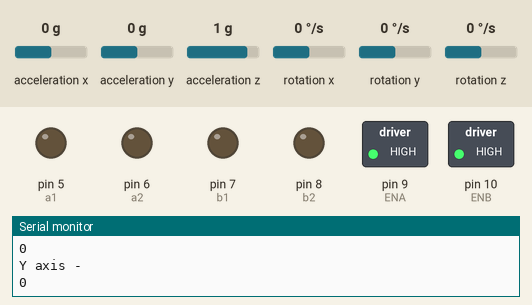
Bench run of a sketch on a simulated Arduino Uno, built with avr-gcc and run on an emulated ATmega328P. Parts: switched loads named in the sketch (green lamp = pin HIGH), output pins drawn as LEDs (lit = HIGH), the last lines printed to the serial monitor. Wiring (inferred from the names in the program): MPU-6050 motion sensor at I2C address 0x68. The inputs (shaded band) are chosen by the test bench; at power-on: acceleration x 0 g, acceleration y 0 g, acceleration z 1 g, rotation x 0 °/s, rotation y 0 °/s, rotation z 0 °/s.

Above: at 1.2 s.
1.3 s: acceleration x set to -0.3 g
2.8 s: acceleration x set to -0.6 g
At 4.0 s:
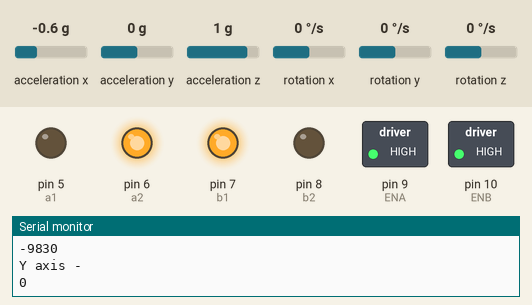
4.5 s: acceleration x set to 0.8 g
At 5.7 s:
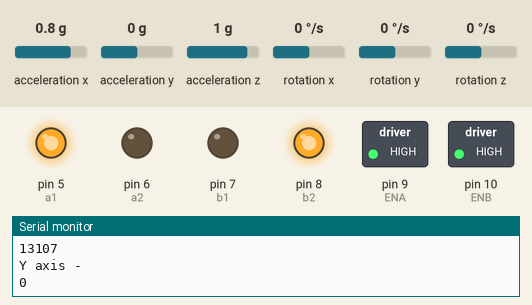
6.1 s: acceleration x set to 0.2 g
7.6 s: acceleration x set to -0.1 g
At 8.6 s:
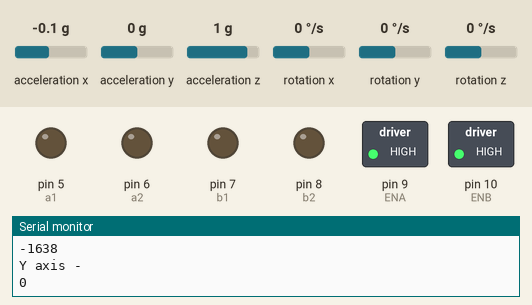
9.2 s: acceleration y set to -0.4 g
10.7 s: acceleration y set to -0.7 g
At 11.5 s:
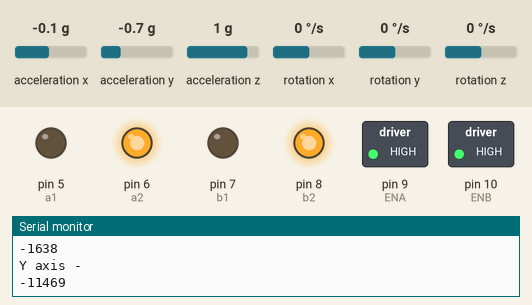
Timing chart, 0 to 13.2 s (numbered marks = the images above; inputs shaded):
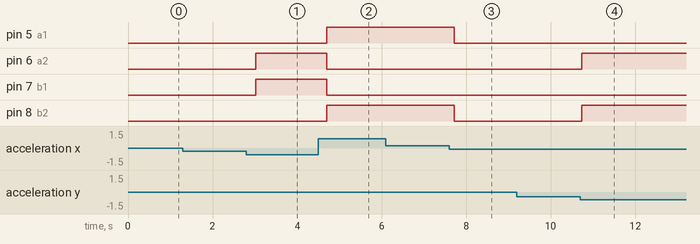

The sketch:

gesture_based_car.ino
```cpp
// pin 5 & pin 6 of the arduino are for left motor and pin 7 & pin 8 are for the right motor.
// motor driver l293d is used here
// EN-A = pin 9 & EN-B = pin 10 must be kept in "HIGH" state
// For communicating with MPU module I2C protocol is used


int a1=5;
int a2=6;
int b1=7;
int b2=8;
int ENA=9;
int ENB=10;
int INT=2;

#include<Wire.h>
const int MPU_addr=0x68;  // I2C address of the MPU-6050
const int MPU_PWR_MGMT_1=0x6B; // PWR_MGMT_1 register
int16_t AcX,AcY,AcZ,Tmp,GyX,GyY,GyZ;

void setup(){
initMPU6050();
Serial.begin(9600);
pinMode(a1,OUTPUT);
pinMode(a2,OUTPUT);
pinMode(b1,OUTPUT);
pinMode(b2,OUTPUT);
pinMode(ENA,OUTPUT);
pinMode(ENB,OUTPUT);
digitalWrite(ENA,HIGH);
digitalWrite(ENB,HIGH);

}
void loop(){
  readMPU6050();
// variables AcX and AcY give you accelero readings here !!
Serial.println("X axis -");
Serial.println(AcX);
Serial.println("Y axis -");
Serial.println(AcY);
  delay(333);
}

void initMPU6050(){
  Wire.begin();
  Wire.beginTransmission(MPU_addr);
  Wire.write(MPU_PWR_MGMT_1);
  Wire.write(0);     // set to zero (wakes up the MPU-6050)
  Wire.endTransmission(true);
}

void readMPU6050(){
  Wire.beginTransmission(MPU_addr);
  Wire.write(0x3B);  // starting with register 0x3B (ACCEL_XOUT_H)
  Wire.endTransmission(false);
  Wire.requestFrom(MPU_addr,14,true);  // request a total of 14 registers
  AcX=Wire.read()<<8|Wire.read();  // 0x3B (ACCEL_XOUT_H) & 0x3C (ACCEL_XOUT_L)
  AcY=Wire.read()<<8|Wire.read();  // 0x3D (ACCEL_YOUT_H) & 0x3E (ACCEL_YOUT_L)
  AcZ=Wire.read()<<8|Wire.read();  // 0x3F (ACCEL_ZOUT_H) & 0x40 (ACCEL_ZOUT_L)
  Tmp=Wire.read()<<8|Wire.read();  // 0x41 (TEMP_OUT_H) & 0x42 (TEMP_OUT_L)
  Tmp=(Tmp/340.00)+36.53;
  GyX=Wire.read()<<8|Wire.read();  // 0x43 (GYRO_XOUT_H) & 0x44 (GYRO_XOUT_L)
  GyY=Wire.read()<<8|Wire.read();  // 0x45 (GYRO_YOUT_H) & 0x46 (GYRO_YOUT_L)
  GyZ=Wire.read()<<8|Wire.read();  // 0x47 (GYRO_ZOUT_H) & 0x48 (GYRO_ZOUT_L)

if(AcX>5000)
right();
else if(AcX<-8000)
left();
else if(AcY>4000)
forward();
else if(AcY<-9000)
backward();
else if(AcX<1000)
stopbot();
}


void forward()
{

   digitalWrite(a1,HIGH);
  digitalWrite(a2,LOW);
  digitalWrite(b1,HIGH);
  digitalWrite(b2,LOW);


}

void backward()
{

   digitalWrite(a1,LOW);
  digitalWrite(a2,HIGH);
  digitalWrite(b1,LOW);
  digitalWrite(b2,HIGH);

 }

void right()
{


  digitalWrite(a1,HIGH);
  digitalWrite(a2,LOW);
  digitalWrite(b1,LOW);
  digitalWrite(b2,HIGH);


  }

void left()
{


   digitalWrite(a1,LOW);
  digitalWrite(a2,HIGH);
  digitalWrite(b1,HIGH);
  digitalWrite(b2,LOW);


 }
void stopbot()
{


   digitalWrite(a1,LOW);
  digitalWrite(a2,LOW);
  digitalWrite(b1,LOW);
  digitalWrite(b2,LOW);


  }
```

Measured:
- the behaviour switches between -0.4 and -0.5 g on acceleration x (found by bisection; images 0 and 1)
- the behaviour switches between 0.1 and 0 g on acceleration x (found by bisection; images 2 and 3)
- the behaviour switches between -0.5 and -0.6 g on acceleration y (found by bisection; images 3 and 4)
- after the input at 2.8 s, pin 6 (a2), pin 7 (b1): LOW → HIGH after 0.22 s
- after the input at 4.5 s, pin 5 (a1), pin 8 (b2): LOW → HIGH after 0.20 s; pin 6 (a2), pin 7 (b1): HIGH → LOW after 0.20 s
- after the input at 7.6 s, pin 5 (a1), pin 8 (b2): HIGH → LOW after 0.11 s
- after the input at 10.7 s, pin 6 (a2), pin 8 (b2): LOW → HIGH at once
